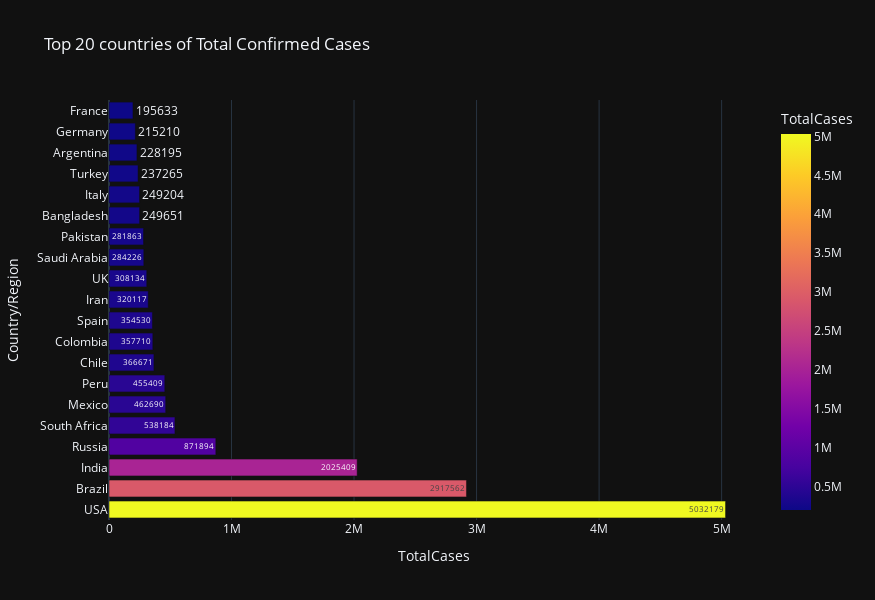

Source (notebook cell):
### Markdown cell above
##### Worst 20 coutries having max. Confirmed Cases

### Code cell
fig = px.bar(world_data.iloc[:20],y='Country/Region',
       x='TotalCases',
       text='TotalCases',
       title='Top 20 countries of Total Confirmed Cases',
       color='TotalCases',
       width=875,
       height=600)
fig.update_layout(template='plotly_dark')
fig.show()

### Figure 1 — Plotly figure (JSON) as saved in the notebook; plotly's stock layout.template omitted (floating-point values rounded to 4 significant figures)
{"data": [{"alignmentgroup": "True", "hovertemplate": "TotalCases=%{marker.color}<br>Country/Region=%{y}<extra></extra>", "legendgroup": "", "marker": {"color": [5032179, 2917562, 2025409, 871894, 538184, 462690, 455409, 366671, 357710, 354530, 320117, 308134, 284226, 281863, 249651, 249204, 237265, 228195, 215210, 195633], "coloraxis": "coloraxis", "pattern": {"shape": ""}}, "name": "", "offsetgroup": "", "orientation": "h", "showlegend": false, "text": [5032179, 2917562, 2025409, 871894, 538184, 462690, 455409, 366671, 357710, 354530, 320117, 308134, 284226, 281863, 249651, 249204, 237265, 228195, 215210, 195633], "textposition": "auto", "type": "bar", "x": [5032179, 2917562, 2025409, 871894, 538184, 462690, 455409, 366671, 357710, 354530, 320117, 308134, 284226, 281863, 249651, 249204, 237265, 228195, 215210, 195633], "xaxis": "x", "y": ["USA", "Brazil", "India", "Russia", "South Africa", "Mexico", "Peru", "Chile", "Colombia", "Spain", "Iran", "UK", "Saudi Arabia", "Pakistan", "Bangladesh", "Italy", "Turkey", "Argentina", "Germany", "France"], "yaxis": "y"}], "layout": {"barmode": "relative", "coloraxis": {"colorbar": {"title": {"text": "TotalCases"}}, "colorscale": [[0, "#0d0887"], [0.1111, "#46039f"], [0.2222, "#7201a8"], [0.3333, "#9c179e"], [0.4444, "#bd3786"], [0.5556, "#d8576b"], [0.6667, "#ed7953"], [0.7778, "#fb9f3a"], [0.8889, "#fdca26"], [1, "#f0f921"]]}, "height": 600, "legend": {"tracegroupgap": 0}, "title": {"text": "Top 20 countries of Total Confirmed Cases"}, "width": 875, "xaxis": {"anchor": "y", "autorange": true, "domain": [0, 1], "range": [0, 5297000.0], "title": {"text": "TotalCases"}, "type": "linear"}, "yaxis": {"anchor": "x", "autorange": true, "domain": [0, 1], "range": [-0.5, 19.5], "title": {"text": "Country/Region"}, "type": "category"}}}
